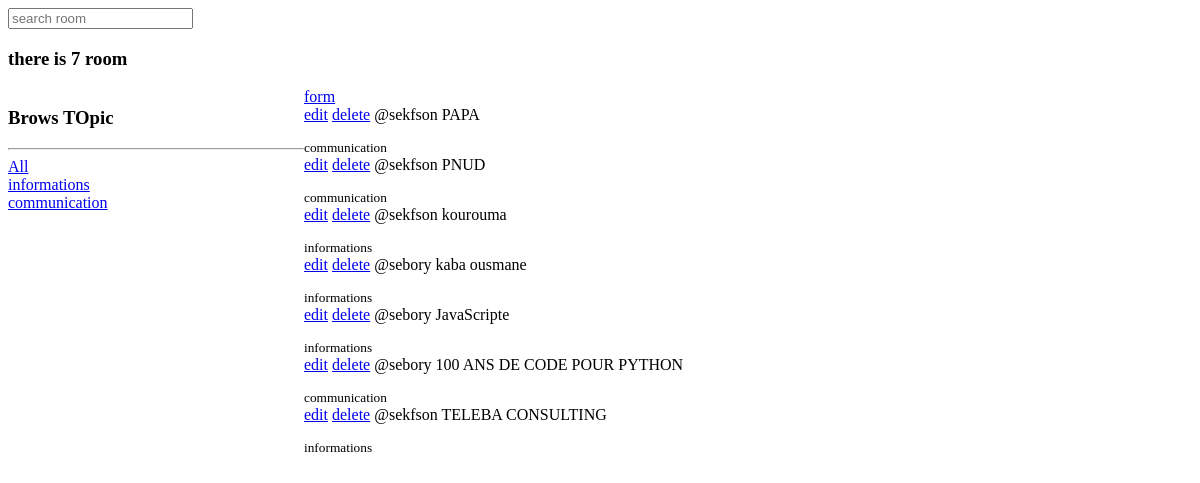
Before: /room/ with the older database file.
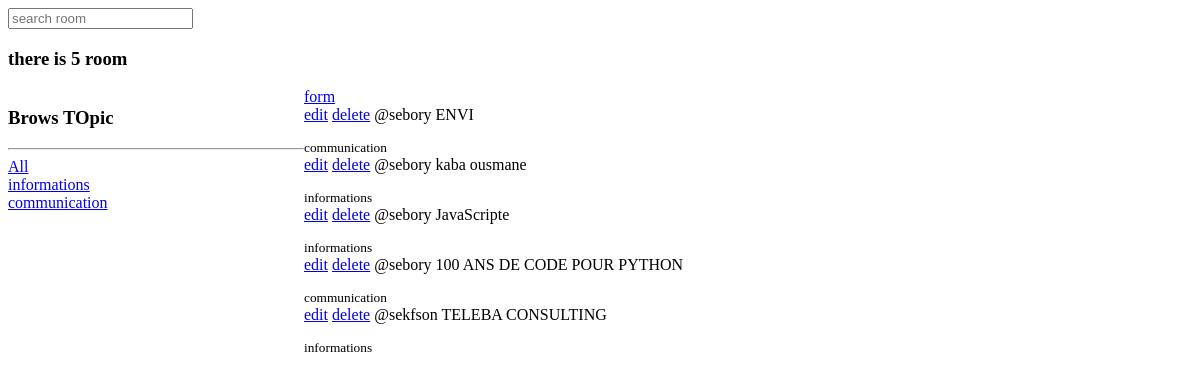
After: the same page with the newer database file.
### base/models.py (models this page shows, shortened)
class Topic(models.Model):
    name=models.CharField(max_length=200)

class Room(models.Model):
    host=models.ForeignKey(User, on_delete=models.SET_NULL,null=True)
    topic=models.ForeignKey(Topic, on_delete=models.SET_NULL, null=True)
    name=models.CharField(max_length=200)
    description=models.CharField(max_length=200,null=True,blank=True)
    updated=models.DateTimeField(auto_now=True)
    created=models.DateTimeField(auto_now_add=True)
    class Meta:
        ordering= ['-updated', '-created']

### base/views.py (the view)
# urls.py: path('room/',views.room_view,name="room"),
def room_view(request):
    q=request.GET.get('q') if request.GET.get('q') !=None else ''
    rooms=Room.objects.filter(
        Q(topic__name__icontains=q) |
        Q(name__icontains=q) |
        Q(description__icontains=q)
        )
    topics=Topic.objects.all()
    room_count=rooms.count()
    context={'rooms':rooms,'topics':topics,'room_count':room_count}
    return render(request,'base/room.html',context)

### base/templates/base/room.html (shortened to what this page needs)
<html lang="en">
<head>
</head>
<body>
    <form method="GET" action="{% url 'room' %}">
        <input type="text" name="q" placeholder="search room">
    </form>
    <H3>there is {{room_count}} room</H3>
    <div class="home-container">
        <div>
            <h3>Brows TOpic</h3>
            <hr>
            <div>
                <a href="{% url 'room' %}">All</a>
            </div>
            {% for topic in topics %}
                <div>
                    <a href="{% url 'room'%}?q={{topic.name}}">{{topic.name}}</a>
                </div>
            {% endfor %}
        </div>
    <div>
        <a href="{% url 'create-room' %}">form</a>
        {% for room in rooms %}
        <div>
            <a href="{% url 'update-room' room.id %}">edit</a>
            <a href="{% url 'delete-room' room.id %}">delete</a>
            <span>@{{room.host.username}}</span>
            {{room.name}}</a></p>
            <small>{{room.topic.name}}</small>
        </div>
        {% endfor %}
    </div>
    </div>
</body>
</html>

### base/templates/base/room.html (style rules this page uses)
.home-container { display: grid; grid-template-columns: 1fr 3fr; }

Changed rows visible on the page:
removed Room: host.username "sekfson", name "PAPA", topic.name "communication"
removed Room: host.username "sekfson", name "PNUD", topic.name "communication"
removed Room: host.username "sekfson", name "kourouma", topic.name "informations"
added Room: host.username "sebory", name "ENVI", topic.name "communication"
Other visible differences:
{{ room_count }}: "7" → "5"
